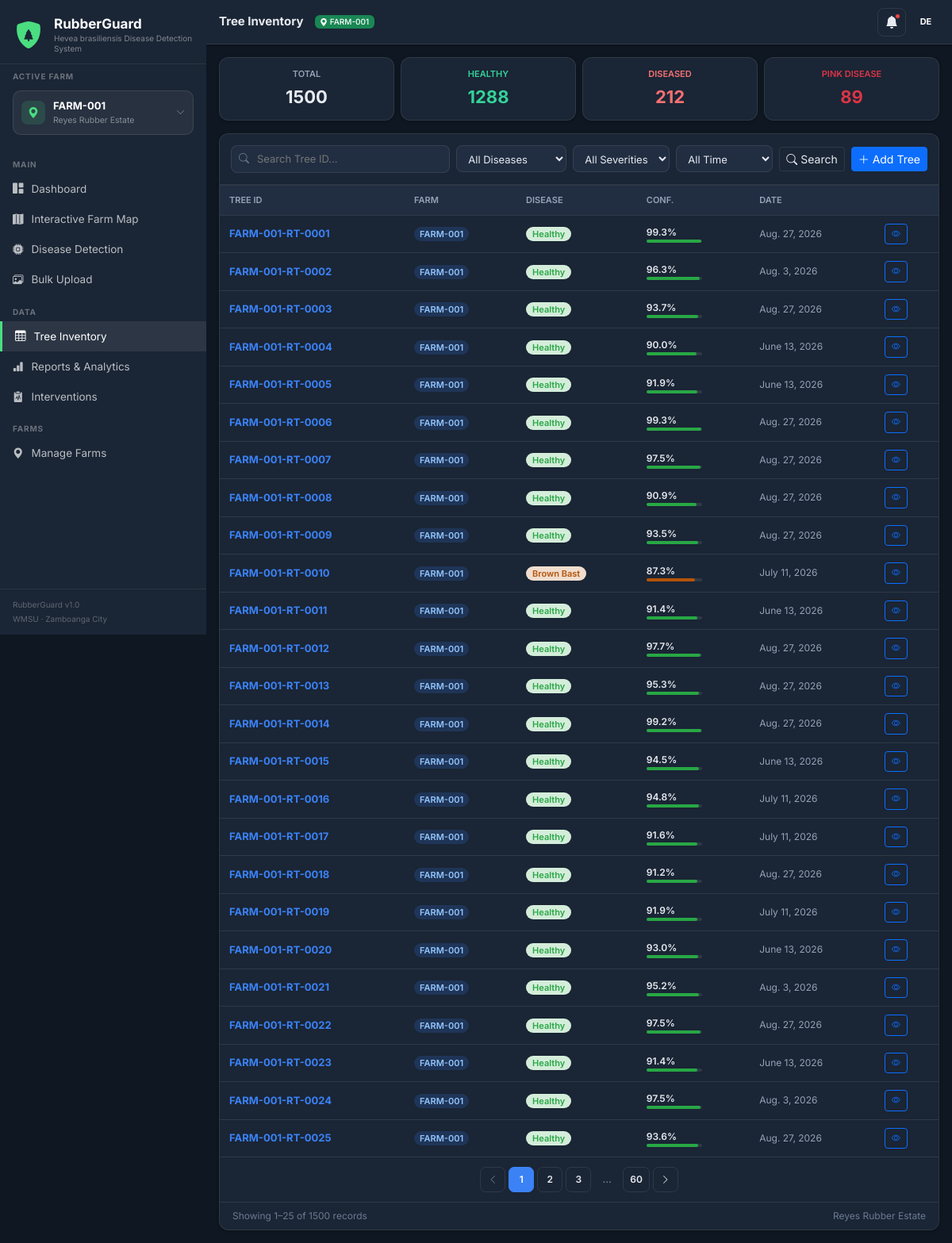
Screenshot of /inventory/ (signed in) with the database file from the repository.
### farmmap/models.py (models this page shows, shortened)
class Farm(models.Model):
    owner = models.ForeignKey(User, on_delete=models.CASCADE, related_name="farms")
    farm_id = models.CharField(max_length=20)
    name = models.CharField(max_length=100)
    owner_name = models.CharField(max_length=100)
    region = models.CharField(max_length=100, blank=True)
    province = models.CharField(max_length=100, blank=True)
    city_municipality = models.CharField(max_length=100, blank=True)
    barangay = models.CharField(max_length=100, blank=True)
    location = models.CharField(max_length=200, blank=True)
    center_lat = models.FloatField(default=6.9214)
    center_lng = models.FloatField(default=122.0790)
    boundary_radius_m = models.PositiveIntegerField(default=300)
    created_at = models.DateTimeField(auto_now_add=True)
    class Meta:
        unique_together = ("owner", "farm_id")

class DiseaseClass(models.Model):
    name = models.CharField(max_length=50, unique=True, help_text="Must match the CNN model's class label exactly.")
    description = models.TextField(
        blank=True, help_text="Shown in the Disease Class Reference card, e.g. causal pathogen + visible symptoms."
    )
    display_order = models.PositiveIntegerField(default=0)
    color_hex = models.CharField(max_length=7, default="#6c757d", help_text="e.g. #dc3545")
    marker_key = models.SlugField(max_length=30, help_text="URL-safe key used in templates/JS, e.g. 'pink_disease'")
    danger_rank = models.PositiveSmallIntegerField(
        default=1, help_text="0=healthy. Used only for heatmap/marker intensity, not severity tiering."
    )
    is_healthy = models.BooleanField(default=False, help_text="Exactly one disease class should be marked Healthy.")
    recommendation_mild = models.TextField(blank=True)
    recommendation_moderate = models.TextField(blank=True)
    recommendation_severe = models.TextField(blank=True)
    class Meta:
        ordering = ["display_order", "name"]
        verbose_name_plural = "Disease classes"

class RubberTree(models.Model):
    ROOT_CONDITION_CHOICES = [
        ("Healthy Roots", "Healthy Roots"),
        ("Exposed Roots Detected", "Exposed Roots Detected"),
    ]
    farm = models.ForeignKey(Farm, on_delete=models.CASCADE, related_name="trees")
    tree_id = models.CharField(max_length=40, unique=True)
    lat = models.FloatField()
    lng = models.FloatField()
    disease = models.CharField(max_length=50, choices=get_disease_choices, default="Healthy")
    confidence = models.FloatField(default=0.0)
    root_condition = models.CharField(max_length=30, choices=ROOT_CONDITION_CHOICES, blank=True)
    root_image = models.ImageField(upload_to="scans/roots/%Y/%m/", blank=True, null=True)
    trunk_image = models.ImageField(upload_to="scans/trunks/%Y/%m/", blank=True, null=True)
    severity_score = models.FloatField(default=0.0, blank=True)
    date_scanned = models.DateField()
    captured_at = models.DateTimeField(null=True, blank=True)
    recommended_action = models.TextField(blank=True)
    notes = models.TextField(blank=True)
    @property
    def color(self):
        disease_class = get_disease_lookup().get(self.disease)
        return disease_class.color_hex if disease_class else "#6c757d"

### farmmap/views.py (the view)
# urls.py: path('inventory/', views.tree_inventory, name='tree_inventory'),
@login_required
def tree_inventory(request):
    farm = _get_farm_or_none(request)
    total, counts, pcts, diseased = _get_stats(request, farm)
    disease_breakdown = _get_disease_breakdown(request, farm)
    top_disease = max(disease_breakdown, key=lambda d: d["count"], default=None)
    if top_disease and top_disease["count"] == 0:
        top_disease = None
    trees_qs = _get_trees(request, farm).select_related("farm").order_by("tree_id")
    search_q = request.GET.get("q", "").strip()
    disease_filter = request.GET.get("disease", "").strip()
    farm_filter = request.GET.get("farm", "").strip()
    range_filter = request.GET.get("range", "").strip()
    severity_filter = request.GET.get("severity", "").strip()
    if search_q:
        trees_qs = trees_qs.filter(tree_id__icontains=search_q)
    if disease_filter:
        trees_qs = trees_qs.filter(disease=disease_filter)
    if farm_filter:
        trees_qs = trees_qs.filter(farm__farm_id=farm_filter)
    trees_qs = _apply_range_filter(trees_qs, range_filter, "date_scanned")
    severity_bounds = _severity_bounds(severity_filter)
    if severity_bounds:
        trees_qs = trees_qs.filter(**severity_bounds)
    paginator = Paginator(trees_qs, 25)
    page_number = request.GET.get("page", 1)
    trees_page = paginator.get_page(page_number)
    ctx = _base_context(request, farm)
    ctx.update({
        "page": "tree_inventory",
        "trees": trees_page,
        "total": total, "counts": counts, "diseased": diseased,
        "top_disease": top_disease,
        "search_q": search_q, "disease_filter": disease_filter, "farm_filter": farm_filter,
        "range_filter": range_filter, "severity_filter": severity_filter,
        "disease_classes": DiseaseClass.objects.all().order_by("display_order", "name"),
    })
    return render(request, "tree_inventory.html", ctx)

### templates/tree_inventory.html (shortened to what this page needs)
{% extends "base.html" %}
{% load disease_extras %}
{% block page_title %}Tree Inventory{% endblock %}
{% block content %}
<div class="row g-2 mb-3">
  <div class="col-6 col-md-3">
    <div class="stat-box">
      <div class="stat-label">TOTAL</div>
      <div class="stat-value" style="font-size:22px;">{{ total }}</div>
    </div>
  </div>
  <div class="col-6 col-md-3">
    <div class="stat-box">
      <div class="stat-label" style="color:var(--healthy);">HEALTHY</div>
      <div class="stat-value text-healthy" style="font-size:22px;">{{ counts.Healthy }}</div>
    </div>
  </div>
  <div class="col-6 col-md-3">
    <div class="stat-box">
      <div class="stat-label" style="color:var(--pink);">DISEASED</div>
      <div class="stat-value text-pink" style="font-size:22px;">{{ diseased }}</div>
    </div>
  </div>
  <div class="col-6 col-md-3">
    <div class="stat-box">
      <div class="stat-label" style="color:{{ top_disease.color|default:'inherit' }};">
        {% if top_disease %}{{ top_disease.name|upper }}{% else %}TOP DISEASE{% endif %}
      </div>
      <div class="stat-value" style="font-size:22px;color:{{ top_disease.color|default:'inherit' }};">{{ top_disease.count|default:0 }}</div>
    </div>
  </div>
</div>
<div class="card-rg mb-0" style="border-bottom-left-radius:0;border-bottom-right-radius:0;">
  <form method="GET" class="card-body-rg d-flex flex-wrap gap-2 align-items-center">
    <div class="search-wrap">
      <i class="bi bi-search"></i>
      <input type="text" name="q" value="{{ search_q }}" class="form-control-rg" placeholder="Search Tree ID…">
    </div>
    <select name="disease" class="select-filter-rg" onchange="this.form.submit()">
      <option value="">All Diseases</option>
    </select>
    <select name="severity" class="select-filter-rg" onchange="this.form.submit()">
      <option value="">All Severities</option>
    </select>
    <select name="range" class="select-filter-rg" onchange="this.form.submit()">
      <option value="">All Time</option>
    </select>
    <button type="submit" class="btn btn-sm btn-outline-secondary"><i class="bi bi-search"></i> Search</button>
    <button type="button" class="btn btn-sm btn-primary ms-auto"><i class="bi bi-plus-lg"></i> Add Tree</button>
  </form>
</div>
<div class="card-rg" style="border-top-left-radius:0;border-top-right-radius:0;">
  <div class="table-responsive-rg">
    <table class="table-rg" style="min-width:600px;">
      <thead>
        <tr>
          <th>TREE ID</th>
          <th>FARM</th>
          <th>DISEASE</th>
          <th>CONF.</th>
          <th>DATE</th>
          <th></th>
        </tr>
      </thead>
      <tbody>
        {% for t in trees %}
        <tr>
          <td class="fw-bold" style="color:var(--primary);">{{ t.tree_id }}</td>
          <td>
            <a href="{% url 'farm_detail' t.farm.farm_id %}" style="text-decoration:none;">
              <span class="badge-farm">{{ t.farm.farm_id }}</span>
            </a>
          </td>
          <td>
            <span class="badge-disease" style="background:color-mix(in srgb, {{ t.disease|disease_color }} 20%, white); color:{{ t.disease|disease_color }};">
              {{ t.disease }}
            </span>
          </td>
          <td>
            <div class="fw-semibold" style="font-size:12px;">{{ t.confidence }}%</div>
            <div class="conf-bar">
              <div class="conf-fill" style="width:{{ t.confidence }}%;background:{{ t.color }};"></div>
            </div>
          </td>
          <td class="text-muted" style="font-size:12px;">{{ t.date_scanned }}</td>
          <td>
            <a href="{% url 'tree_details' t.tree_id %}" class="btn btn-sm btn-outline-primary" style="font-size:11px;">
              <i class="bi bi-eye"></i>
            </a>
          </td>
        </tr>
        {% empty %}
        <tr><td colspan="6" class="text-center text-muted py-4">No trees match your search.</td></tr>
        {% endfor %}
      </tbody>
    </table>
  </div>
  {% if trees.paginator.num_pages > 1 %}
  <div class="pagination-rg border-top">
    {% with base_qs="q="|add:search_q|add:"&disease="|add:disease_filter|add:"&farm="|add:farm_filter|add:"&range="|add:range_filter|add:"&severity="|add:severity_filter %}
    {% if trees.has_previous %}
      <a href="?{{ base_qs }}&page={{ trees.previous_page_number }}"><i class="bi bi-chevron-left"></i></a>
    {% else %}
      <span class="disabled"><i class="bi bi-chevron-left"></i></span>
    {% endif %}
    {% for num in trees.paginator.page_range %}
      {% if num == trees.number %}
        <span class="active">{{ num }}</span>
      {% elif num == 1 or num == trees.paginator.num_pages or num|add:"-3" < trees.number and num|add:"3" > trees.number %}
        <a href="?{{ base_qs }}&page={{ num }}">{{ num }}</a>
      {% elif num == 2 or num == trees.paginator.num_pages|add:"-1" %}
        <span class="ellipsis">…</span>
      {% endif %}
    {% endfor %}
    {% if trees.has_next %}
      <a href="?{{ base_qs }}&page={{ trees.next_page_number }}"><i class="bi bi-chevron-right"></i></a>
    {% else %}
      <span class="disabled"><i class="bi bi-chevron-right"></i></span>
    {% endif %}
    {% endwith %}
  </div>
  {% endif %}
  <div class="px-3 py-2 border-top d-flex justify-content-between" style="font-size:12px;color:var(--text-faint);">
    <span>Showing {{ trees.start_index }}–{{ trees.end_index }} of {{ trees.paginator.count }} records</span>
    <span>{% if selected_farm %}{{ selected_farm.name }}{% else %}All Farms{% endif %}</span>
  </div>
</div>
{% endblock %}

### templates/base.html (shortened to what this page needs)
<!DOCTYPE html>
<html lang="en">
<head>
  <link href="https://cdn.jsdelivr.net/npm/bootstrap@5.3.2/dist/css/bootstrap.min.css" rel="stylesheet">
  <link href="https://cdn.jsdelivr.net/npm/bootstrap-icons@1.11.3/font/bootstrap-icons.css" rel="stylesheet">
  <link href="https://unpkg.com/leaflet@1.9.4/dist/leaflet.css" rel="stylesheet">
  {% load static %}
  <link href="{% static 'css/style.css' %}?v={{ STATIC_VERSION }}" rel="stylesheet">
</head>
<body>
<nav id="sidebar">
  <div class="sidebar-brand">
    <div class="brand-row">
      <div class="brand-icon">
        <i class="bi bi-shield-fill"></i>
        <i class="bi bi-tree-fill brand-icon-tree"></i>
      </div>
      <div class="brand-title-group">
        <div class="brand-title">RubberGuard</div>
        <div class="brand-sub">Hevea brasiliensis Disease Detection System</div>
      </div>
    </div>
  </div>
  <div class="px-3 pb-2 pt-2">
    <div class="nav-section-label mb-1" style="padding:0 0 6px;">Active Farm</div>
    <div class="dropdown farm-selector">
      <button class="farm-selector-btn" type="button" data-bs-toggle="dropdown" aria-expanded="false">
        <span class="farm-selector-icon">
          <i class="bi bi-geo-alt-fill"></i>
        </span>
        <span class="farm-selector-text">
          {% if selected_farm %}
          <span class="farm-selector-name">{{ selected_farm.farm_id }}</span>
          <span class="farm-selector-sub">{{ selected_farm.name }}</span>
          {% else %}
          <span class="farm-selector-name">All Farms</span>
          <span class="farm-selector-sub">Viewing combined data</span>
          {% endif %}
        </span>
        <i class="bi bi-chevron-down farm-selector-caret"></i>
      </button>
    </div>
  </div>
  <div class="sidebar-nav">
    <div class="nav-section-label">Main</div>
    <div class="nav-item">
      <a href="{% url 'dashboard' %}" class="nav-link {% if page == 'dashboard' %}active{% endif %}" title="Dashboard">
        <i class="bi bi-grid-1x2-fill"></i> <span>Dashboard</span>
      </a>
    </div>
    <div class="nav-item">
      <a href="{% url 'farm_map' %}" class="nav-link {% if page == 'farm_map' %}active{% endif %}" title="Interactive Farm Map">
        <i class="bi bi-map-fill"></i> <span>Interactive Farm Map</span>
      </a>
    </div>
    <div class="nav-item">
      <a href="{% url 'disease_detection' %}" class="nav-link {% if page == 'disease_detection' %}active{% endif %}" title="Disease Detection">
        <i class="bi bi-cpu-fill"></i> <span>Disease Detection</span>
      </a>
    </div>
    <div class="nav-item">
      <a href="{% url 'bulk_upload' %}" class="nav-link {% if page == 'bulk_upload' %}active{% endif %}" title="Bulk Upload">
        <i class="bi bi-images"></i> <span>Bulk Upload</span>
      </a>
    </div>
    <div class="nav-section-label">Data</div>
    <div class="nav-item">
      <a href="{% url 'tree_inventory' %}" class="nav-link {% if page == 'tree_inventory' %}active{% endif %}" title="Tree Inventory">
        <i class="bi bi-table"></i> <span>Tree Inventory</span>
      </a>
    </div>
    <div class="nav-item">
      <a href="{% url 'reports' %}" class="nav-link {% if page == 'reports' %}active{% endif %}" title="Reports & Analytics">
        <i class="bi bi-bar-chart-fill"></i> <span>Reports &amp; Analytics</span>
      </a>
    </div>
    <div class="nav-item">
      <a href="{% url 'interventions_log' %}" class="nav-link {% if page == 'interventions' %}active{% endif %}" title="Interventions">
        <i class="bi bi-clipboard2-pulse-fill"></i> <span>Interventions</span>
      </a>
    </div>
    <div class="nav-section-label">Farms</div>
    <div class="nav-item">
      <a href="{% url 'farm_list' %}" class="nav-link {% if page == 'farm_list' %}active{% endif %}" title="Manage Farms">
        <i class="bi bi-geo-alt-fill"></i> <span>Manage Farms</span>
      </a>
    </div>
  </div>
  <div class="sidebar-footer">
    <div>RubberGuard v1.0</div>
    <div style="margin-top:3px;">WMSU · Zamboanga City</div>
  </div>
</nav>
<div id="main-wrapper">
  <header id="topbar">
    <div class="topbar-left">
      <span class="page-title">{% block page_title %}RubberGuard{% endblock %}</span>
      {% if selected_farm %}
      <span class="badge bg-success ms-1" style="font-size:10px;font-weight:500;">
        <i class="bi bi-geo-alt-fill"></i> {{ selected_farm.farm_id }}
      </span>
      {% else %}
      <span class="badge bg-secondary ms-1" style="font-size:10px;">All Farms</span>
      {% endif %}
    </div>
    <div class="topbar-right">
      <div class="dropdown">
        <button class="topbar-btn" data-bs-toggle="dropdown" aria-label="Notifications">
          <i class="bi bi-bell-fill"></i>
          {% if notifications %}<span class="badge-dot"></span>{% endif %}
        </button>
      </div>
      <div class="dropdown">
        <div class="avatar" data-bs-toggle="dropdown">{{ user.username|slice:":2"|upper }}</div>
      </div>
    </div>
  </header>
  <main id="content">
    {% block content %}{% endblock %}
  </main>
</div>
{% load static %}
</body>
</html>

### rows the page displays
Farm: farm_id "FARM-001", name "Reyes Rubber Estate"
DiseaseClass: name "PINK DISEASE"
RubberTree: tree_id "FARM-001-RT-0001", farm.farm_id "FARM-001", disease "Healthy", confidence "99.3", date_scanned "Aug. 27, 2026"
RubberTree: tree_id "FARM-001-RT-0002", farm.farm_id "FARM-001", disease "Healthy", confidence "96.3", date_scanned "Aug. 3, 2026"
RubberTree: tree_id "FARM-001-RT-0003", farm.farm_id "FARM-001", disease "Healthy", confidence "93.7", date_scanned "Aug. 27, 2026"
RubberTree: tree_id "FARM-001-RT-0004", farm.farm_id "FARM-001", disease "Healthy", confidence "90.0", date_scanned "June 13, 2026"
RubberTree: tree_id "FARM-001-RT-0005", farm.farm_id "FARM-001", disease "Healthy", confidence "91.9", date_scanned "June 13, 2026"
RubberTree: tree_id "FARM-001-RT-0006", farm.farm_id "FARM-001", disease "Healthy", confidence "99.3", date_scanned "Aug. 27, 2026"
RubberTree: tree_id "FARM-001-RT-0007", farm.farm_id "FARM-001", disease "Healthy", confidence "97.5", date_scanned "Aug. 27, 2026"
RubberTree: tree_id "FARM-001-RT-0008", farm.farm_id "FARM-001", disease "Healthy", confidence "90.9", date_scanned "Aug. 27, 2026"
RubberTree: tree_id "FARM-001-RT-0009", farm.farm_id "FARM-001", disease "Healthy", confidence "93.5", date_scanned "Aug. 27, 2026"
RubberTree: tree_id "FARM-001-RT-0010", farm.farm_id "FARM-001", disease "Brown Bast", confidence "87.3", date_scanned "July 11, 2026"
RubberTree: tree_id "FARM-001-RT-0011", farm.farm_id "FARM-001", disease "Healthy", confidence "91.4", date_scanned "June 13, 2026"
RubberTree: tree_id "FARM-001-RT-0012", farm.farm_id "FARM-001", disease "Healthy", confidence "97.7", date_scanned "Aug. 27, 2026"
RubberTree: tree_id "FARM-001-RT-0013", farm.farm_id "FARM-001", disease "Healthy", confidence "95.3", date_scanned "Aug. 27, 2026"
RubberTree: tree_id "FARM-001-RT-0014", farm.farm_id "FARM-001", disease "Healthy", confidence "99.2", date_scanned "Aug. 27, 2026"
RubberTree: tree_id "FARM-001-RT-0015", farm.farm_id "FARM-001", disease "Healthy", confidence "94.5", date_scanned "June 13, 2026"
RubberTree: tree_id "FARM-001-RT-0016", farm.farm_id "FARM-001", disease "Healthy", confidence "94.8", date_scanned "July 11, 2026"
RubberTree: tree_id "FARM-001-RT-0017", farm.farm_id "FARM-001", disease "Healthy", confidence "91.6", date_scanned "July 11, 2026"
RubberTree: tree_id "FARM-001-RT-0018", farm.farm_id "FARM-001", disease "Healthy", confidence "91.2", date_scanned "Aug. 27, 2026"
RubberTree: tree_id "FARM-001-RT-0019", farm.farm_id "FARM-001", disease "Healthy", confidence "91.9", date_scanned "July 11, 2026"
RubberTree: tree_id "FARM-001-RT-0020", farm.farm_id "FARM-001", disease "Healthy", confidence "93.0", date_scanned "June 13, 2026"
RubberTree: tree_id "FARM-001-RT-0021", farm.farm_id "FARM-001", disease "Healthy", confidence "95.2", date_scanned "Aug. 3, 2026"
RubberTree: tree_id "FARM-001-RT-0022", farm.farm_id "FARM-001", disease "Healthy", confidence "97.5", date_scanned "Aug. 27, 2026"
RubberTree: tree_id "FARM-001-RT-0023", farm.farm_id "FARM-001", disease "Healthy", confidence "91.4", date_scanned "June 13, 2026"
RubberTree: tree_id "FARM-001-RT-0024", farm.farm_id "FARM-001", disease "Healthy", confidence "97.5", date_scanned "Aug. 3, 2026"
RubberTree: tree_id "FARM-001-RT-0025", farm.farm_id "FARM-001", disease "Healthy", confidence "93.6", date_scanned "Aug. 27, 2026"

### other values shown
{{ user.username|slice:":2"|upper }} "DE"
{{ total }} "1500"
{{ counts.Healthy }} "1288"
{{ diseased }} "212"
{{ top_disease.count|default:0 }} "89"
{{ num }} "1"
{{ num }} "2" "3" "60"
{{ trees.start_index }} "1"
{{ trees.end_index }} "25"
{{ trees.paginator.count }} "1500"
